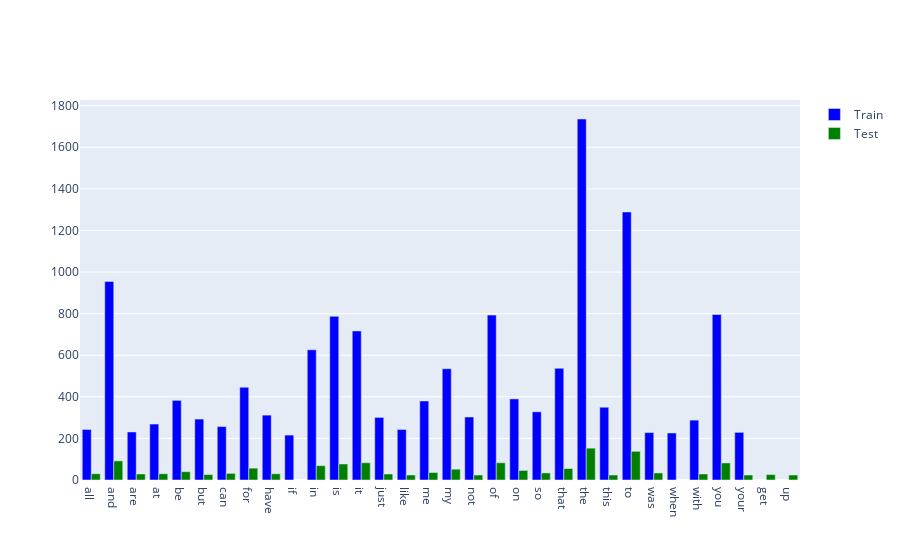

This figure's notebook cell:
### Code cell
import plotly.graph_objects as go

# Plot both datasets in the same graph:

trace1 = go.Bar(x = train_feature_names, y = term_frequencies_train.tolist()[0],  name = 'Train', showlegend=True,marker={'color': 'blue'})
trace2 = go.Bar(x = test_feature_names, y = term_frequencies_test.tolist()[0], name = 'Test', showlegend=True,marker={'color': 'green'})

data = [trace1, trace2]
layout = go.Layout(barmode = 'group')
fig = go.Figure(data = data, layout = layout)
fig.show()

#Here we can visualize that the Train and Test datas have 28 max features in common, but each one has 2 unique feature
#names.

### Figure 1 — Plotly figure (JSON) as saved in the notebook; plotly's stock layout.template omitted (floating-point values rounded to 4 significant figures)
{"data": [{"marker": {"color": "blue"}, "name": "Train", "showlegend": true, "type": "bar", "x": ["all", "and", "are", "at", "be", "but", "can", "for", "have", "if", "in", "is", "it", "just", "like", "me", "my", "not", "of", "on", "so", "that", "the", "this", "to", "was", "when", "with", "you", "your"], "y": [243, 955, 231, 269, 383, 293, 257, 446, 312, 216, 626, 787, 717, 301, 243, 380, 535, 303, 793, 390, 328, 537, 1736, 350, 1289, 228, 226, 288, 796, 229]}, {"marker": {"color": "green"}, "name": "Test", "showlegend": true, "type": "bar", "x": ["all", "and", "are", "at", "be", "but", "can", "for", "get", "have", "in", "is", "it", "just", "like", "me", "my", "not", "of", "on", "so", "that", "the", "this", "to", "up", "was", "with", "you", "your"], "y": [30, 92, 29, 30, 40, 26, 32, 57, 26, 30, 69, 77, 83, 29, 24, 36, 52, 24, 83, 46, 34, 55, 153, 24, 138, 24, 34, 29, 82, 24]}], "layout": {"barmode": "group"}}
